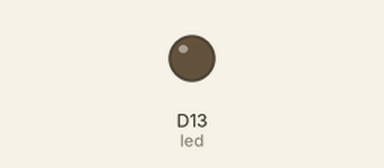
Simulated run of this program. Board: CircuitPython board. Parts: output pins drawn as LEDs (lit = HIGH).

Above: at 1.3 s.
At 4.6 s:
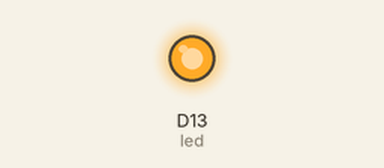
Timing chart, 0 to 11.7 s (numbered marks = the images above):
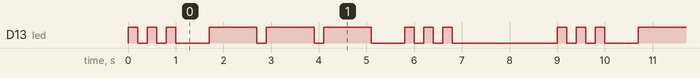

Measured:
- by itself, D13 (led): repeats every 9.0 s: 2 × (LOW 0.20 s, HIGH 0.20 s), LOW 0.70 s, 2 × (HIGH 1.0 s, LOW 0.20 s), HIGH 1.0 s, LOW 0.70 s, 2 × (HIGH 0.20 s, LOW 0.20 s), HIGH 0.20 s, LOW 2.2 s, HIGH 0.20 s
- by itself, everything shown: repeats every 9.0 s, in 18 steps

The program:

Week01_FlashSOS.py
```python
# import modules
import board
from digitalio import DigitalInOut, Direction
import time

# declare objects and variables
led = DigitalInOut(board.D13)
led.direction = Direction.OUTPUT

# variables to control sleep time for blinking
sOnTime = 0.20
oOnTime = 1.00
offTime = 0.20
pauseTime = 0.50
breakTime = 2.00

# loop forever
while True:
    for i in range(3):
        # turn the led on
        led.value = True
        time.sleep(sOnTime)
        # turn the led off
        led.value = False
        time.sleep(offTime)
    time.sleep(pauseTime)
    for i in range(3):
        # turn the led on
        led.value = True
        time.sleep(oOnTime)
        # turn the led off
        led.value = False
        time.sleep(offTime)
    time.sleep(pauseTime)
    for i in range(3):
        # turn the led on
        led.value = True
        time.sleep(sOnTime)
        # turn the led off
        led.value = False
        time.sleep(offTime)
    time.sleep(breakTime)
```
